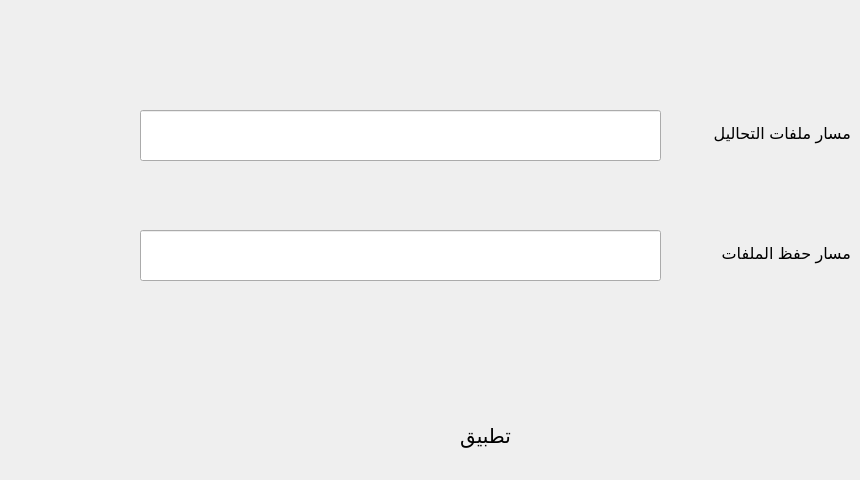
      <widget class="QWidget" name="tab_10">
       <attribute name="title">
        <string>المسارات</string>
       </attribute>
       <widget class="QLabel" name="label_19">
        <property name="geometry">
         <rect>
          <x>670</x>
          <y>108</y>
          <width>181</width>
          <height>51</height>
         </rect>
        </property>
        <property name="font">
         <font>
          <family>Segoe UI</family>
          <pointsize>12</pointsize>
          <weight>50</weight>
          <bold>false</bold>
         </font>
        </property>
        <property name="text">
         <string>مسار ملفات التحاليل</string>
        </property>
       </widget>
       <widget class="QLineEdit" name="lineEdit_14">
        <property name="enabled">
         <bool>true</bool>
        </property>
        <property name="geometry">
         <rect>
          <x>140</x>
          <y>110</y>
          <width>521</width>
          <height>51</height>
         </rect>
        </property>
        <property name="font">
         <font>
          <pointsize>13</pointsize>
         </font>
        </property>
        <property name="placeholderText">
         <string/>
        </property>
       </widget>
       <widget class="QLabel" name="label_20">
        <property name="geometry">
         <rect>
          <x>670</x>
          <y>228</y>
          <width>181</width>
          <height>51</height>
         </rect>
        </property>
        <property name="font">
         <font>
          <family>Segoe UI</family>
          <pointsize>12</pointsize>
          <weight>50</weight>
          <bold>false</bold>
         </font>
        </property>
        <property name="text">
         <string>مسار حفظ الملفات</string>
        </property>
       </widget>
       <widget class="QLineEdit" name="lineEdit_15">
        <property name="enabled">
         <bool>true</bool>
        </property>
        <property name="geometry">
         <rect>
          <x>140</x>
          <y>230</y>
          <width>521</width>
          <height>51</height>
         </rect>
        </property>
        <property name="font">
         <font>
          <pointsize>13</pointsize>
         </font>
        </property>
        <property name="text">
         <string/>
        </property>
        <property name="placeholderText">
         <string/>
        </property>
       </widget>
       <widget class="QPushButton" name="pushButton_24">
        <property name="enabled">
         <bool>true</bool>
        </property>
        <property name="geometry">
         <rect>
          <x>260</x>
          <y>400</y>
          <width>451</width>
          <height>71</height>
         </rect>
        </property>
        <property name="font">
         <font>
          <family>Segoe UI</family>
          <pointsize>15</pointsize>
          <weight>50</weight>
          <bold>false</bold>
         </font>
        </property>
        <property name="cursor">
         <cursorShape>PointingHandCursor</cursorShape>
        </property>
        <property name="styleSheet">
         <string notr="true">border-radius:20px;</string>
        </property>
        <property name="text">
         <string>تطبيق</string>
        </property>
       </widget>
      </widget>
